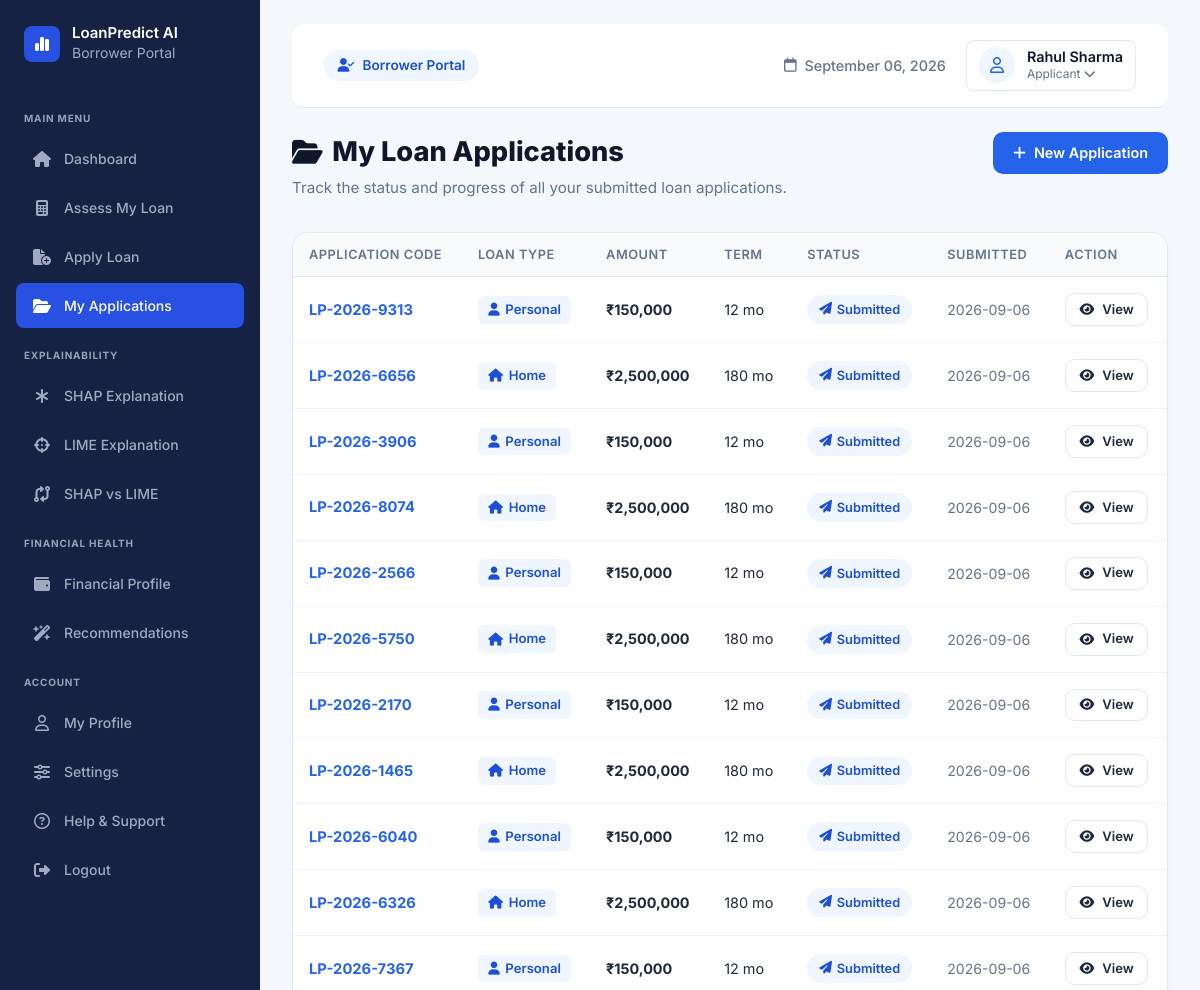
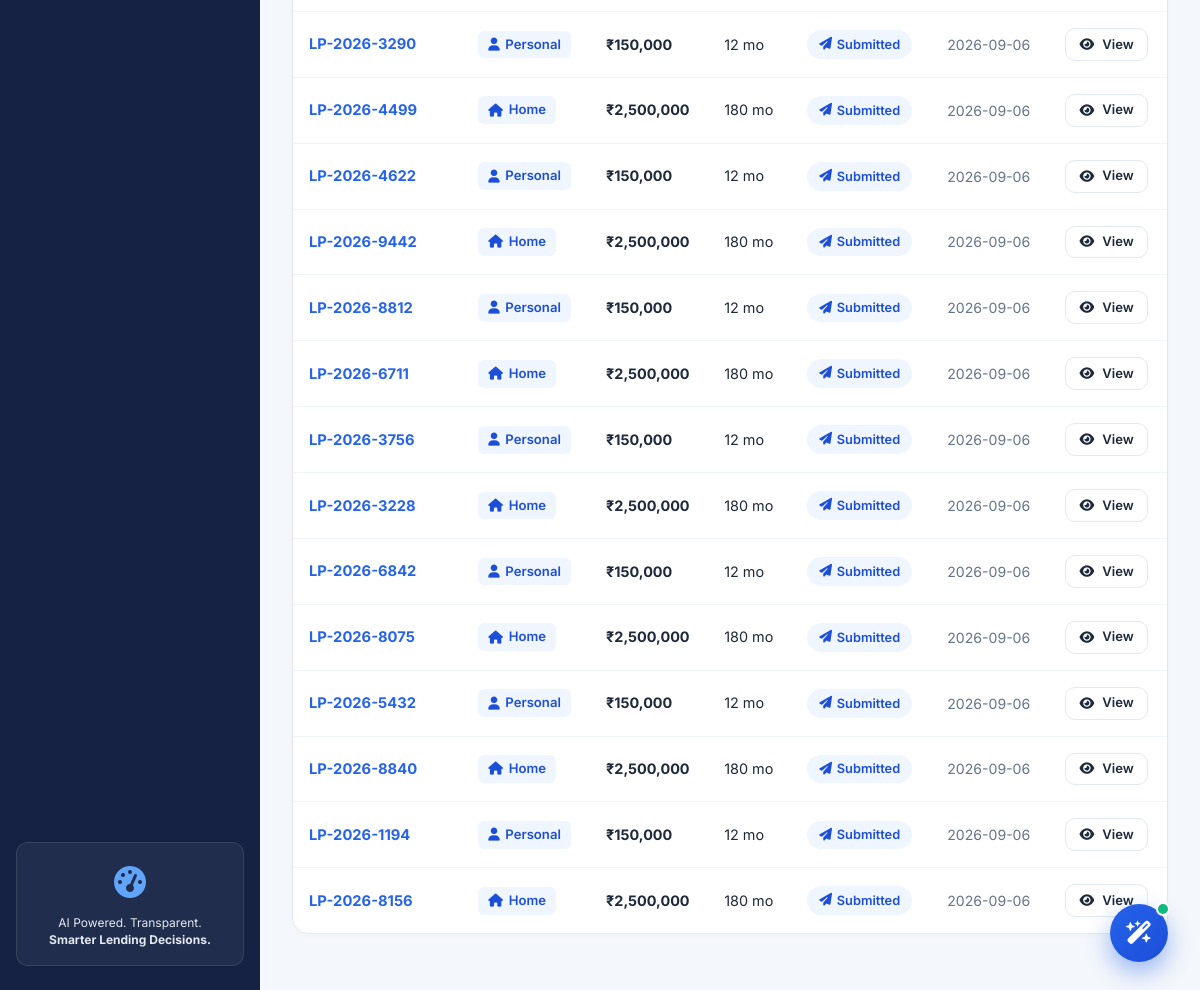
The page /user/applications (signed in) on the database its author committed (2 pictures, top to bottom).
### tables this page shows
CREATE TABLE users (
            id INTEGER PRIMARY KEY AUTOINCREMENT,
            name TEXT NOT NULL,
            email TEXT NOT NULL UNIQUE,
            password_hash TEXT NOT NULL,
            role TEXT NOT NULL CHECK(role IN ('user', 'admin')),
            phone TEXT DEFAULT '',
            avatar_url TEXT DEFAULT '',
            age INTEGER DEFAULT 32,
            gender TEXT DEFAULT 'Male',
            marital_status TEXT DEFAULT 'Married',
            number_of_dependents INTEGER DEFAULT 2,
            employment_type TEXT DEFAULT 'Salaried',
            employment_experience INTEGER DEFAULT 4,
            monthly_income REAL DEFAULT 48000.0,
            annual_income REAL DEFAULT 576000.0,
            credit_score INTEGER DEFAULT 580,
            existing_loans INTEGER DEFAULT 2,
            created_at TIMESTAMP DEFAULT CURRENT_TIMESTAMP,
            updated_at TIMESTAMP DEFAULT CURRENT_TIMESTAMP
        , monthly_expenses REAL DEFAULT 0, existing_emi REAL DEFAULT 0, assets_value REAL DEFAULT 0, liabilities_value REAL DEFAULT 0, address TEXT DEFAULT "", pan_number TEXT DEFAULT "", phone_verified INTEGER DEFAULT 0, is_active INTEGER DEFAULT 1);

CREATE TABLE loan_applications (
            id INTEGER PRIMARY KEY AUTOINCREMENT,
            application_id TEXT NOT NULL UNIQUE,
            user_id INTEGER NOT NULL,
            loan_type TEXT NOT NULL,
            loan_amount REAL NOT NULL,
            loan_term INTEGER NOT NULL,
            loan_purpose TEXT,
            applicant_data TEXT NOT NULL,
            status TEXT DEFAULT 'Submitted',
            risk_assessment_id INTEGER DEFAULT NULL,
            notes TEXT DEFAULT '',
            created_at TIMESTAMP DEFAULT CURRENT_TIMESTAMP,
            updated_at TIMESTAMP DEFAULT CURRENT_TIMESTAMP,
            FOREIGN KEY (user_id) REFERENCES users(id)
        );

### app.py (the view)
@app.route('/user/applications')
@login_required
@user_required
def user_applications():
    user_id = g.current_user['id']
    applications = get_user_applications(user_id)
    return render_template('user/user_applications.html', applications=applications)

### templates/user/user_applications.html (shortened to what this page needs)
{% extends 'user/user_base.html' %}
{% block content %}
<div class="user-page-header">
    <div class="header-info">
        <h1><i class="fa-solid fa-folder-open"></i> My Loan Applications</h1>
        <p>Track the status and progress of all your submitted loan applications.</p>
    </div>
    <div class="header-action">
        <a href="{{ url_for('user_apply_loan') }}" class="btn-primary">
            <i class="fa-solid fa-plus"></i> New Application
        </a>
    </div>
</div>
{% if applications %}
<div class="user-form-card" style="padding: 0; overflow: hidden;">
    <div class="table-responsive">
        <table class="data-table">
            <thead>
                <tr>
                    <th>Application Code</th>
                    <th>Loan Type</th>
                    <th>Amount</th>
                    <th>Term</th>
                    <th>Status</th>
                    <th>Submitted</th>
                    <th>Action</th>
                </tr>
            </thead>
            <tbody>
                {% for app in applications %}
                <tr>
                    <td>
                        <span class="app-code">{{ app.application_code }}</span>
                    </td>
                    <td>
                        <span class="app-type-badge">
                            {% if app.loan_type == 'Home' %}<i class="fa-solid fa-house"></i>
                            {% elif app.loan_type == 'Vehicle' %}<i class="fa-solid fa-car"></i>
                            {% elif app.loan_type == 'Business' %}<i class="fa-solid fa-briefcase"></i>
                            {% elif app.loan_type == 'Education' %}<i class="fa-solid fa-graduation-cap"></i>
                            {% elif app.loan_type == 'Land' %}<i class="fa-solid fa-mountain-sun"></i>
                            {% elif app.loan_type == 'Agricultural' %}<i class="fa-solid fa-tractor"></i>
                            {% else %}<i class="fa-solid fa-user"></i>
                            {% endif %}
                            {{ app.loan_type }}
                        </span>
                    </td>
                    <td><strong>₹{{ '{:,.0f}'.format(app.loan_amount or 0) }}</strong></td>
                    <td>{{ app.loan_term }} mo</td>
                    <td>
                        {% set status_lower = app.status|lower|replace(' ', '_') %}
                        <span class="status-tag status-{{ status_lower }}">
                            {% if status_lower == 'submitted' %}<i class="fa-solid fa-paper-plane"></i>
                            {% elif status_lower == 'under_review' %}<i class="fa-solid fa-magnifying-glass"></i>
                            {% elif status_lower == 'approved' %}<i class="fa-solid fa-circle-check"></i>
                            {% elif status_lower == 'rejected' %}<i class="fa-solid fa-circle-xmark"></i>
                            {% elif status_lower == 'disbursed' %}<i class="fa-solid fa-money-bill-transfer"></i>
                            {% endif %}
                            {{ app.status }}
                        </span>
                    </td>
                    <td style="color: var(--user-text-muted); font-size: 0.88rem;">
                        {{ app.created_at[:10] if app.created_at else '—' }}
                    </td>
                    <td>
                        <a href="{{ url_for('user_application_detail', app_id=app.id) }}" class="btn-outline" style="padding: 0.35rem 0.85rem; font-size: 0.82rem;">
                            <i class="fa-solid fa-eye"></i> View
                        </a>
                    </td>
                </tr>
                {% endfor %}
            </tbody>
        </table>
    </div>
</div>
{% endif %}
{% endblock %}

### templates/user/user_base.html (shortened to what this page needs)
<!DOCTYPE html>
<html lang="en">
<head>
    <link rel="stylesheet" href="https://cdnjs.cloudflare.com/ajax/libs/font-awesome/6.5.1/css/all.min.css">
    <link rel="stylesheet" href="{{ url_for('static', filename='css/style.css') }}">
    <link rel="stylesheet" href="{{ url_for('static', filename='css/user_dashboard.css') }}">
</head>
<body>
    <div class="app-container">
        <aside class="sidebar" id="sidebar">
            <div class="sidebar-header">
                <div class="logo-icon">
                    <i class="fa-solid fa-chart-simple"></i>
                </div>
                <div class="logo-text">
                    <h2>LoanPredict AI</h2>
                    <span class="subtext">Borrower Portal</span>
                </div>
            </div>
            <nav class="sidebar-nav">
                <div class="nav-section-label">MAIN MENU</div>
                <a href="{{ url_for('user_dashboard') }}" class="nav-item {% if request.endpoint == 'user_dashboard' %}active{% endif %}">
                    <i class="fa-solid fa-house"></i>
                    <span>Dashboard</span>
                </a>
                <a href="{{ url_for('user_assess') }}" class="nav-item {% if request.endpoint == 'user_assess' %}active{% endif %}">
                    <i class="fa-solid fa-calculator"></i>
                    <span>Assess My Loan</span>
                </a>
                <a href="{{ url_for('user_apply_loan') }}" class="nav-item {% if request.endpoint == 'user_apply_loan' %}active{% endif %}">
                    <i class="fa-solid fa-file-circle-plus"></i>
                    <span>Apply Loan</span>
                </a>
                <a href="{{ url_for('user_applications') }}" class="nav-item {% if request.endpoint in ['user_applications', 'user_application_detail'] %}active{% endif %}">
                    <i class="fa-solid fa-folder-open"></i>
                    <span>My Applications</span>
                </a>
                <div class="nav-section-label">EXPLAINABILITY</div>
                <a href="{{ url_for('user_shap_page') }}" class="nav-item {% if request.endpoint == 'user_shap_page' %}active{% endif %}">
                    <i class="fa-solid fa-asterisk"></i>
                    <span>SHAP Explanation</span>
                </a>
                <a href="{{ url_for('user_lime_page') }}" class="nav-item {% if request.endpoint == 'user_lime_page' %}active{% endif %}">
                    <i class="fa-solid fa-crosshairs"></i>
                    <span>LIME Explanation</span>
                </a>
                <a href="{{ url_for('user_comparison_page') }}" class="nav-item {% if request.endpoint == 'user_comparison_page' %}active{% endif %}">
                    <i class="fa-solid fa-code-compare"></i>
                    <span>SHAP vs LIME</span>
                </a>
                <div class="nav-section-label">FINANCIAL HEALTH</div>
                <a href="{{ url_for('user_financial_profile') }}" class="nav-item {% if request.endpoint == 'user_financial_profile' %}active{% endif %}">
                    <i class="fa-solid fa-wallet"></i>
                    <span>Financial Profile</span>
                </a>
                <a href="{{ url_for('user_recommendations') }}" class="nav-item {% if request.endpoint == 'user_recommendations' %}active{% endif %}">
                    <i class="fa-solid fa-wand-magic-sparkles"></i>
                    <span>Recommendations</span>
                </a>
                <div class="nav-section-label">ACCOUNT</div>
                <a href="{{ url_for('user_profile') }}" class="nav-item {% if request.endpoint == 'user_profile' %}active{% endif %}">
                    <i class="fa-regular fa-user"></i>
                    <span>My Profile</span>
                </a>
                <a href="{{ url_for('user_settings') }}" class="nav-item {% if request.endpoint == 'user_settings' %}active{% endif %}">
                    <i class="fa-solid fa-sliders"></i>
                    <span>Settings</span>
                </a>
                <a href="{{ url_for('user_support') }}" class="nav-item {% if request.endpoint == 'user_support' %}active{% endif %}">
                    <i class="fa-regular fa-circle-question"></i>
                    <span>Help & Support</span>
                </a>
                <a href="{{ url_for('logout') }}" class="nav-item">
                    <i class="fa-solid fa-right-from-bracket"></i>
                    <span>Logout</span>
                </a>
            </nav>
            <div class="sidebar-footer">
                <div class="footer-card">
                    <div class="footer-badge-icon">
                        <div class="gauge-graphic">
                            <i class="fa-solid fa-gauge-high"></i>
                        </div>
                    </div>
                    <p class="footer-text">AI Powered. Transparent.<br><strong>Smarter Lending Decisions.</strong></p>
                </div>
            </div>
        </aside>
        <main class="main-content" id="mainContent">
            <header class="user-topbar">
                <div class="topbar-left">
                    <span class="portal-badge"><i class="fa-solid fa-user-check"></i> Borrower Portal</span>
                </div>
                <div class="topbar-right">
                    <div class="date-badge">
                        <i class="fa-regular fa-calendar"></i>
                        <span>{{ now }}</span>
                    </div>
                    <div class="user-profile-dropdown" id="userPortalDropdown">
                        <div class="user-profile" id="userPortalProfileTrigger" tabindex="0">
                            <div class="avatar bg-blue"><i class="fa-regular fa-user"></i></div>
                            <div class="user-info">
                                <span class="user-name">{{ current_user.name if current_user else 'Borrower' }}</span>
                                <span class="user-role">Applicant <i class="fa-solid fa-chevron-down"></i></span>
                            </div>
                        </div>
                    </div>
                </div>
            </header>
            {% block content %}
            {% endblock %}
        </main>
    </div>
    <button type="button" class="ai-chat-launcher" id="aiChatLauncher" aria-label="Open AI Loan Assistant">
        <i class="fa-solid fa-wand-magic-sparkles" id="aiChatIcon"></i>
        <span class="chat-launcher-badge"></span>
    </button>
</body>
</html>

### rows shown on the page
users: name "Rahul Sharma"
loan_applications: application_code "LP-2026-9313", loan_type "Personal", loan_amount "150,000", loan_term "12", status "Submitted", created_at "2026-09-06"
loan_applications: application_code "LP-2026-6656", loan_type "Home", loan_amount "2,500,000", loan_term "180", status "Submitted", created_at "2026-09-06"
loan_applications: application_code "LP-2026-3906", loan_type "Personal", loan_amount "150,000", loan_term "12", status "Submitted", created_at "2026-09-06"
loan_applications: application_code "LP-2026-8074", loan_type "Home", loan_amount "2,500,000", loan_term "180", status "Submitted", created_at "2026-09-06"
loan_applications: application_code "LP-2026-2566", loan_type "Personal", loan_amount "150,000", loan_term "12", status "Submitted", created_at "2026-09-06"
loan_applications: application_code "LP-2026-5750", loan_type "Home", loan_amount "2,500,000", loan_term "180", status "Submitted", created_at "2026-09-06"
loan_applications: application_code "LP-2026-2170", loan_type "Personal", loan_amount "150,000", loan_term "12", status "Submitted", created_at "2026-09-06"
loan_applications: application_code "LP-2026-1465", loan_type "Home", loan_amount "2,500,000", loan_term "180", status "Submitted", created_at "2026-09-06"
loan_applications: application_code "LP-2026-6040", loan_type "Personal", loan_amount "150,000", loan_term "12", status "Submitted", created_at "2026-09-06"
loan_applications: application_code "LP-2026-6326", loan_type "Home", loan_amount "2,500,000", loan_term "180", status "Submitted", created_at "2026-09-06"
loan_applications: application_code "LP-2026-7367", loan_type "Personal", loan_amount "150,000", loan_term "12", status "Submitted", created_at "2026-09-06"
loan_applications: application_code "LP-2026-3290", loan_type "Personal", loan_amount "150,000", loan_term "12", status "Submitted", created_at "2026-09-06"
loan_applications: application_code "LP-2026-4499", loan_type "Home", loan_amount "2,500,000", loan_term "180", status "Submitted", created_at "2026-09-06"
loan_applications: application_code "LP-2026-4622", loan_type "Personal", loan_amount "150,000", loan_term "12", status "Submitted", created_at "2026-09-06"
loan_applications: application_code "LP-2026-9442", loan_type "Home", loan_amount "2,500,000", loan_term "180", status "Submitted", created_at "2026-09-06"
loan_applications: application_code "LP-2026-8812", loan_type "Personal", loan_amount "150,000", loan_term "12", status "Submitted", created_at "2026-09-06"
loan_applications: application_code "LP-2026-6711", loan_type "Home", loan_amount "2,500,000", loan_term "180", status "Submitted", created_at "2026-09-06"
loan_applications: application_code "LP-2026-3756", loan_type "Personal", loan_amount "150,000", loan_term "12", status "Submitted", created_at "2026-09-06"
loan_applications: application_code "LP-2026-3228", loan_type "Home", loan_amount "2,500,000", loan_term "180", status "Submitted", created_at "2026-09-06"
loan_applications: application_code "LP-2026-6842", loan_type "Personal", loan_amount "150,000", loan_term "12", status "Submitted", created_at "2026-09-06"
loan_applications: application_code "LP-2026-8075", loan_type "Home", loan_amount "2,500,000", loan_term "180", status "Submitted", created_at "2026-09-06"
loan_applications: application_code "LP-2026-5432", loan_type "Personal", loan_amount "150,000", loan_term "12", status "Submitted", created_at "2026-09-06"
loan_applications: application_code "LP-2026-8840", loan_type "Home", loan_amount "2,500,000", loan_term "180", status "Submitted", created_at "2026-09-06"
loan_applications: application_code "LP-2026-1194", loan_type "Personal", loan_amount "150,000", loan_term "12", status "Submitted", created_at "2026-09-06"
loan_applications: application_code "LP-2026-8156", loan_type "Home", loan_amount "2,500,000", loan_term "180", status "Submitted", created_at "2026-09-06"

### other values the page prints
{{ now }} "September 06, 2026"
